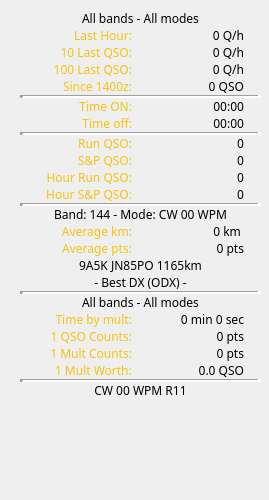
<?xml version="1.0" encoding="UTF-8"?>
<ui version="4.0">
 <class>DockWidget</class>
 <widget class="QDockWidget" name="DockWidget">
  <property name="geometry">
   <rect>
    <x>0</x>
    <y>0</y>
    <width>269</width>
    <height>500</height>
   </rect>
  </property>
  <property name="font">
   <font>
    <family>JetBrains Mono ExtraLight</family>
   </font>
  </property>
  <property name="windowTitle">
   <string>RateWindow</string>
  </property>
  <widget class="QWidget" name="dockWidgetContents">
   <property name="sizePolicy">
    <sizepolicy hsizetype="Minimum" vsizetype="Preferred">
     <horstretch>0</horstretch>
     <verstretch>0</verstretch>
    </sizepolicy>
   </property>
   <widget class="QWidget" name="verticalLayoutWidget">
    <property name="geometry">
     <rect>
      <x>20</x>
      <y>10</y>
      <width>241</width>
      <height>641</height>
     </rect>
    </property>
    <layout class="QVBoxLayout" name="verticalLayout">
     <property name="spacing">
      <number>0</number>
     </property>
     <property name="sizeConstraint">
      <enum>QLayout::SizeConstraint::SetMinimumSize</enum>
     </property>
     <item>
      <widget class="QLabel" name="selectors">
       <property name="sizePolicy">
        <sizepolicy hsizetype="Preferred" vsizetype="Minimum">
         <horstretch>0</horstretch>
         <verstretch>0</verstretch>
        </sizepolicy>
       </property>
       <property name="lineWidth">
        <number>0</number>
       </property>
       <property name="text">
        <string>All bands - All modes</string>
       </property>
       <property name="alignment">
        <set>Qt::AlignmentFlag::AlignCenter</set>
       </property>
       <property name="textInteractionFlags">
        <set>Qt::TextInteractionFlag::NoTextInteraction</set>
       </property>
      </widget>
     </item>
     <item>
      <layout class="QFormLayout" name="formLayout">
       <property name="sizeConstraint">
        <enum>QLayout::SizeConstraint::SetMinimumSize</enum>
       </property>
       <property name="labelAlignment">
        <set>Qt::AlignmentFlag::AlignRight|Qt::AlignmentFlag::AlignTrailing|Qt::AlignmentFlag::AlignVCenter</set>
       </property>
       <property name="formAlignment">
        <set>Qt::AlignmentFlag::AlignLeading|Qt::AlignmentFlag::AlignLeft|Qt::AlignmentFlag::AlignTop</set>
       </property>
       <item row="0" column="0">
        <widget class="QLabel" name="label_2">
         <property name="minimumSize">
          <size>
           <width>112</width>
           <height>0</height>
          </size>
         </property>
         <property name="palette">
          <palette>
           <active>
            <colorrole role="WindowText">
             <brush brushstyle="SolidPattern">
              <color alpha="255">
               <red>245</red>
               <green>194</green>
               <blue>17</blue>
              </color>
             </brush>
            </colorrole>
            <colorrole role="Text">
             <brush brushstyle="SolidPattern">
              <color alpha="255">
               <red>245</red>
               <green>194</green>
               <blue>17</blue>
              </color>
             </brush>
            </colorrole>
           </active>
           <inactive>
            <colorrole role="WindowText">
             <brush brushstyle="SolidPattern">
              <color alpha="255">
               <red>245</red>
               <green>194</green>
               <blue>17</blue>
              </color>
             </brush>
            </colorrole>
           </inactive>
           <disabled/>
          </palette>
         </property>
         <property name="autoFillBackground">
          <bool>false</bool>
         </property>
         <property name="text">
          <string>Last Hour:</string>
         </property>
         <property name="alignment">
          <set>Qt::AlignmentFlag::AlignRight|Qt::AlignmentFlag::AlignTrailing|Qt::AlignmentFlag::AlignVCenter</set>
         </property>
        </widget>
       </item>
       <item row="0" column="1">
        <widget class="QLabel" name="last_hour">
         <property name="minimumSize">
          <size>
           <width>0</width>
           <height>0</height>
          </size>
         </property>
         <property name="maximumSize">
          <size>
           <width>112</width>
           <height>16777215</height>
          </size>
         </property>
         <property name="text">
          <string>0 Q/h</string>
         </property>
         <property name="alignment">
          <set>Qt::AlignmentFlag::AlignRight|Qt::AlignmentFlag::AlignTrailing|Qt::AlignmentFlag::AlignVCenter</set>
         </property>
        </widget>
       </item>
       <item row="1" column="0">
        <widget class="QLabel" name="label_4">
         <property name="palette">
          <palette>
           <active>
            <colorrole role="WindowText">
             <brush brushstyle="SolidPattern">
              <color alpha="255">
               <red>245</red>
               <green>194</green>
               <blue>17</blue>
              </color>
             </brush>
            </colorrole>
           </active>
           <inactive>
            <colorrole role="WindowText">
             <brush brushstyle="SolidPattern">
              <color alpha="255">
               <red>245</red>
               <green>194</green>
               <blue>17</blue>
              </color>
             </brush>
            </colorrole>
           </inactive>
           <disabled/>
          </palette>
         </property>
         <property name="text">
          <string>10 Last QSO:</string>
         </property>
         <property name="alignment">
          <set>Qt::AlignmentFlag::AlignRight|Qt::AlignmentFlag::AlignTrailing|Qt::AlignmentFlag::AlignVCenter</set>
         </property>
        </widget>
       </item>
       <item row="1" column="1">
        <widget class="QLabel" name="ten_last_qso">
         <property name="minimumSize">
          <size>
           <width>0</width>
           <height>0</height>
          </size>
         </property>
         <property name="maximumSize">
          <size>
           <width>112</width>
           <height>16777215</height>
          </size>
         </property>
         <property name="text">
          <string>0 Q/h</string>
         </property>
         <property name="alignment">
          <set>Qt::AlignmentFlag::AlignRight|Qt::AlignmentFlag::AlignTrailing|Qt::AlignmentFlag::AlignVCenter</set>
         </property>
        </widget>
       </item>
       <item row="2" column="0">
        <widget class="QLabel" name="label_6">
         <property name="palette">
          <palette>
           <active>
            <colorrole role="WindowText">
             <brush brushstyle="SolidPattern">
              <color alpha="255">
               <red>245</red>
               <green>194</green>
               <blue>17</blue>
              </color>
             </brush>
            </colorrole>
           </active>
           <inactive>
            <colorrole role="WindowText">
             <brush brushstyle="SolidPattern">
              <color alpha="255">
               <red>245</red>
               <green>194</green>
               <blue>17</blue>
              </color>
             </brush>
            </colorrole>
           </inactive>
           <disabled/>
          </palette>
         </property>
         <property name="text">
          <string>100 Last QSO:</string>
         </property>
         <property name="alignment">
          <set>Qt::AlignmentFlag::AlignRight|Qt::AlignmentFlag::AlignTrailing|Qt::AlignmentFlag::AlignVCenter</set>
         </property>
        </widget>
       </item>
       <item row="2" column="1">
        <widget class="QLabel" name="hundred_last_qso">
         <property name="minimumSize">
          <size>
           <width>0</width>
           <height>0</height>
          </size>
         </property>
         <property name="maximumSize">
          <size>
           <width>112</width>
           <height>16777215</height>
          </size>
         </property>
         <property name="text">
          <string>0 Q/h</string>
         </property>
         <property name="alignment">
          <set>Qt::AlignmentFlag::AlignRight|Qt::AlignmentFlag::AlignTrailing|Qt::AlignmentFlag::AlignVCenter</set>
         </property>
        </widget>
       </item>
       <item row="3" column="0">
        <widget class="QLabel" name="starttime">
         <property name="palette">
          <palette>
           <active>
            <colorrole role="WindowText">
             <brush brushstyle="SolidPattern">
              <color alpha="255">
               <red>245</red>
               <green>194</green>
               <blue>17</blue>
              </color>
             </brush>
            </colorrole>
           </active>
           <inactive>
            <colorrole role="WindowText">
             <brush brushstyle="SolidPattern">
              <color alpha="255">
               <red>245</red>
               <green>194</green>
               <blue>17</blue>
              </color>
             </brush>
            </colorrole>
           </inactive>
           <disabled/>
          </palette>
         </property>
         <property name="text">
          <string>Since 1400z:</string>
         </property>
         <property name="alignment">
          <set>Qt::AlignmentFlag::AlignRight|Qt::AlignmentFlag::AlignTrailing|Qt::AlignmentFlag::AlignVCenter</set>
         </property>
        </widget>
       </item>
       <item row="3" column="1">
        <widget class="QLabel" name="since_starttime">
         <property name="minimumSize">
          <size>
           <width>0</width>
           <height>0</height>
          </size>
         </property>
         <property name="maximumSize">
          <size>
           <width>112</width>
           <height>16777215</height>
          </size>
         </property>
         <property name="text">
          <string>0 QSO</string>
         </property>
         <property name="alignment">
          <set>Qt::AlignmentFlag::AlignRight|Qt::AlignmentFlag::AlignTrailing|Qt::AlignmentFlag::AlignVCenter</set>
         </property>
        </widget>
       </item>
      </layout>
     </item>
     <item>
      <widget class="Line" name="line">
       <property name="lineWidth">
        <number>4</number>
       </property>
       <property name="orientation">
        <enum>Qt::Orientation::Horizontal</enum>
       </property>
      </widget>
     </item>
     <item>
      <layout class="QFormLayout" name="formLayout_2">
       <property name="sizeConstraint">
        <enum>QLayout::SizeConstraint::SetMinimumSize</enum>
       </property>
       <property name="labelAlignment">
        <set>Qt::AlignmentFlag::AlignRight|Qt::AlignmentFlag::AlignTrailing|Qt::AlignmentFlag::AlignVCenter</set>
       </property>
       <property name="formAlignment">
        <set>Qt::AlignmentFlag::AlignLeading|Qt::AlignmentFlag::AlignLeft|Qt::AlignmentFlag::AlignTop</set>
       </property>
       <item row="0" column="0">
        <widget class="QLabel" name="label_10">
         <property name="minimumSize">
          <size>
           <width>112</width>
           <height>0</height>
          </size>
         </property>
         <property name="palette">
          <palette>
           <active>
            <colorrole role="WindowText">
             <brush brushstyle="SolidPattern">
              <color alpha="255">
               <red>245</red>
               <green>194</green>
               <blue>17</blue>
              </color>
             </brush>
            </colorrole>
           </active>
           <inactive>
            <colorrole role="WindowText">
             <brush brushstyle="SolidPattern">
              <color alpha="255">
               <red>245</red>
               <green>194</green>
               <blue>17</blue>
              </color>
             </brush>
            </colorrole>
           </inactive>
           <disabled/>
          </palette>
         </property>
         <property name="text">
          <string>Time ON:</string>
         </property>
         <property name="alignment">
          <set>Qt::AlignmentFlag::AlignRight|Qt::AlignmentFlag::AlignTrailing|Qt::AlignmentFlag::AlignVCenter</set>
         </property>
        </widget>
       </item>
       <item row="0" column="1">
        <widget class="QLabel" name="time_on">
         <property name="maximumSize">
          <size>
           <width>112</width>
           <height>16777215</height>
          </size>
         </property>
         <property name="text">
          <string>00:00</string>
         </property>
         <property name="alignment">
          <set>Qt::AlignmentFlag::AlignRight|Qt::AlignmentFlag::AlignTrailing|Qt::AlignmentFlag::AlignVCenter</set>
         </property>
        </widget>
       </item>
       <item row="1" column="0">
        <widget class="QLabel" name="label_12">
         <property name="palette">
          <palette>
           <active>
            <colorrole role="WindowText">
             <brush brushstyle="SolidPattern">
              <color alpha="255">
               <red>245</red>
               <green>194</green>
               <blue>17</blue>
              </color>
             </brush>
            </colorrole>
           </active>
           <inactive>
            <colorrole role="WindowText">
             <brush brushstyle="SolidPattern">
              <color alpha="255">
               <red>245</red>
               <green>194</green>
               <blue>17</blue>
              </color>
             </brush>
            </colorrole>
           </inactive>
           <disabled/>
          </palette>
         </property>
         <property name="text">
          <string>Time off:</string>
         </property>
         <property name="alignment">
          <set>Qt::AlignmentFlag::AlignRight|Qt::AlignmentFlag::AlignTrailing|Qt::AlignmentFlag::AlignVCenter</set>
         </property>
        </widget>
       </item>
       <item row="1" column="1">
        <widget class="QLabel" name="time_off">
         <property name="maximumSize">
          <size>
           <width>112</width>
           <height>16777215</height>
          </size>
         </property>
         <property name="text">
          <string>00:00</string>
         </property>
         <property name="alignment">
          <set>Qt::AlignmentFlag::AlignRight|Qt::AlignmentFlag::AlignTrailing|Qt::AlignmentFlag::AlignVCenter</set>
         </property>
        </widget>
       </item>
      </layout>
     </item>
     <item>
      <widget class="Line" name="line_2">
       <property name="lineWidth">
        <number>4</number>
       </property>
       <property name="midLineWidth">
        <number>0</number>
       </property>
       <property name="orientation">
        <enum>Qt::Orientation::Horizontal</enum>
       </property>
      </widget>
     </item>
     <item>
      <layout class="QFormLayout" name="formLayout_3">
       <property name="sizeConstraint">
        <enum>QLayout::SizeConstraint::SetMinimumSize</enum>
       </property>
       <property name="labelAlignment">
        <set>Qt::AlignmentFlag::AlignRight|Qt::AlignmentFlag::AlignTrailing|Qt::AlignmentFlag::AlignVCenter</set>
       </property>
       <property name="formAlignment">
        <set>Qt::AlignmentFlag::AlignLeading|Qt::AlignmentFlag::AlignLeft|Qt::AlignmentFlag::AlignTop</set>
       </property>
       <item row="0" column="0">
        <widget class="QLabel" name="label_14">
         <property name="minimumSize">
          <size>
           <width>112</width>
           <height>0</height>
          </size>
         </property>
         <property name="palette">
          <palette>
           <active>
            <colorrole role="WindowText">
             <brush brushstyle="SolidPattern">
              <color alpha="255">
               <red>245</red>
               <green>194</green>
               <blue>17</blue>
              </color>
             </brush>
            </colorrole>
           </active>
           <inactive>
            <colorrole role="WindowText">
             <brush brushstyle="SolidPattern">
              <color alpha="255">
               <red>245</red>
               <green>194</green>
               <blue>17</blue>
              </color>
             </brush>
            </colorrole>
           </inactive>
           <disabled/>
          </palette>
         </property>
         <property name="text">
          <string>Run QSO:</string>
         </property>
         <property name="alignment">
          <set>Qt::AlignmentFlag::AlignRight|Qt::AlignmentFlag::AlignTrailing|Qt::AlignmentFlag::AlignVCenter</set>
         </property>
        </widget>
       </item>
       <item row="0" column="1">
        <widget class="QLabel" name="run_qso">
         <property name="maximumSize">
          <size>
           <width>112</width>
           <height>16777215</height>
          </size>
         </property>
         <property name="text">
          <string>0</string>
         </property>
         <property name="alignment">
          <set>Qt::AlignmentFlag::AlignRight|Qt::AlignmentFlag::AlignTrailing|Qt::AlignmentFlag::AlignVCenter</set>
         </property>
        </widget>
       </item>
       <item row="1" column="0">
        <widget class="QLabel" name="label_16">
         <property name="palette">
          <palette>
           <active>
            <colorrole role="WindowText">
             <brush brushstyle="SolidPattern">
              <color alpha="255">
               <red>245</red>
               <green>194</green>
               <blue>17</blue>
              </color>
             </brush>
            </colorrole>
           </active>
           <inactive>
            <colorrole role="WindowText">
             <brush brushstyle="SolidPattern">
              <color alpha="255">
               <red>245</red>
               <green>194</green>
               <blue>17</blue>
              </color>
             </brush>
            </colorrole>
           </inactive>
           <disabled/>
          </palette>
         </property>
         <property name="text">
          <string>S&amp;P QSO:</string>
         </property>
         <property name="alignment">
          <set>Qt::AlignmentFlag::AlignRight|Qt::AlignmentFlag::AlignTrailing|Qt::AlignmentFlag::AlignVCenter</set>
         </property>
        </widget>
       </item>
       <item row="1" column="1">
        <widget class="QLabel" name="sandp_qso">
         <property name="maximumSize">
          <size>
           <width>112</width>
           <height>16777215</height>
          </size>
         </property>
         <property name="text">
          <string>0</string>
         </property>
         <property name="alignment">
          <set>Qt::AlignmentFlag::AlignRight|Qt::AlignmentFlag::AlignTrailing|Qt::AlignmentFlag::AlignVCenter</set>
         </property>
        </widget>
       </item>
       <item row="2" column="0">
        <widget class="QLabel" name="label_18">
         <property name="palette">
          <palette>
           <active>
            <colorrole role="WindowText">
             <brush brushstyle="SolidPattern">
              <color alpha="255">
               <red>245</red>
               <green>194</green>
               <blue>17</blue>
              </color>
             </brush>
            </colorrole>
           </active>
           <inactive>
            <colorrole role="WindowText">
             <brush brushstyle="SolidPattern">
              <color alpha="255">
               <red>245</red>
               <green>194</green>
               <blue>17</blue>
              </color>
             </brush>
            </colorrole>
           </inactive>
           <disabled/>
          </palette>
         </property>
         <property name="text">
          <string>Hour Run QSO:</string>
         </property>
         <property name="alignment">
          <set>Qt::AlignmentFlag::AlignRight|Qt::AlignmentFlag::AlignTrailing|Qt::AlignmentFlag::AlignVCenter</set>
         </property>
        </widget>
       </item>
       <item row="2" column="1">
        <widget class="QLabel" name="hour_run_qso">
         <property name="maximumSize">
          <size>
           <width>112</width>
           <height>16777215</height>
          </size>
         </property>
         <property name="text">
          <string>0</string>
         </property>
         <property name="alignment">
          <set>Qt::AlignmentFlag::AlignRight|Qt::AlignmentFlag::AlignTrailing|Qt::AlignmentFlag::AlignVCenter</set>
         </property>
        </widget>
       </item>
       <item row="3" column="0">
        <widget class="QLabel" name="label_17">
         <property name="palette">
          <palette>
           <active>
            <colorrole role="WindowText">
             <brush brushstyle="SolidPattern">
              <color alpha="255">
               <red>245</red>
               <green>194</green>
               <blue>17</blue>
              </color>
             </brush>
            </colorrole>
           </active>
           <inactive>
            <colorrole role="WindowText">
             <brush brushstyle="SolidPattern">
              <color alpha="255">
               <red>245</red>
               <green>194</green>
               <blue>17</blue>
              </color>
             </brush>
            </colorrole>
           </inactive>
           <disabled/>
          </palette>
         </property>
         <property name="text">
          <string>Hour S&amp;P QSO:</string>
         </property>
         <property name="alignment">
          <set>Qt::AlignmentFlag::AlignRight|Qt::AlignmentFlag::AlignTrailing|Qt::AlignmentFlag::AlignVCenter</set>
         </property>
        </widget>
       </item>
       <item row="3" column="1">
        <widget class="QLabel" name="hour_sandp_qso">
         <property name="maximumSize">
          <size>
           <width>112</width>
           <height>16777215</height>
          </size>
         </property>
         <property name="text">
          <string>0</string>
         </property>
         <property name="alignment">
          <set>Qt::AlignmentFlag::AlignRight|Qt::AlignmentFlag::AlignTrailing|Qt::AlignmentFlag::AlignVCenter</set>
         </property>
        </widget>
       </item>
      </layout>
     </item>
     <item>
      <widget class="Line" name="line_4">
       <property name="lineWidth">
        <number>4</number>
       </property>
       <property name="orientation">
        <enum>Qt::Orientation::Horizontal</enum>
       </property>
      </widget>
     </item>
     <item>
      <widget class="QLabel" name="band_mode">
       <property name="text">
        <string>Band: 144 - Mode: CW 00 WPM</string>
       </property>
       <property name="alignment">
        <set>Qt::AlignmentFlag::AlignCenter</set>
       </property>
      </widget>
     </item>
     <item>
      <layout class="QFormLayout" name="formLayout_4">
       <property name="sizeConstraint">
        <enum>QLayout::SizeConstraint::SetMinimumSize</enum>
       </property>
       <property name="labelAlignment">
        <set>Qt::AlignmentFlag::AlignRight|Qt::AlignmentFlag::AlignTrailing|Qt::AlignmentFlag::AlignVCenter</set>
       </property>
       <property name="formAlignment">
        <set>Qt::AlignmentFlag::AlignLeading|Qt::AlignmentFlag::AlignLeft|Qt::AlignmentFlag::AlignTop</set>
       </property>
       <property name="topMargin">
        <number>0</number>
       </property>
       <property name="bottomMargin">
        <number>0</number>
       </property>
       <item row="0" column="0">
        <widget class="QLabel" name="label_23">
         <property name="minimumSize">
          <size>
           <width>112</width>
           <height>0</height>
          </size>
         </property>
         <property name="palette">
          <palette>
           <active>
            <colorrole role="WindowText">
             <brush brushstyle="SolidPattern">
              <color alpha="255">
               <red>245</red>
               <green>194</green>
               <blue>17</blue>
              </color>
             </brush>
            </colorrole>
           </active>
           <inactive>
            <colorrole role="WindowText">
             <brush brushstyle="SolidPattern">
              <color alpha="255">
               <red>245</red>
               <green>194</green>
               <blue>17</blue>
              </color>
             </brush>
            </colorrole>
           </inactive>
           <disabled/>
          </palette>
         </property>
         <property name="text">
          <string>Average km:</string>
         </property>
         <property name="alignment">
          <set>Qt::AlignmentFlag::AlignRight|Qt::AlignmentFlag::AlignTrailing|Qt::AlignmentFlag::AlignVCenter</set>
         </property>
        </widget>
       </item>
       <item row="0" column="1">
        <widget class="QLabel" name="avg_km">
         <property name="maximumSize">
          <size>
           <width>112</width>
           <height>16777215</height>
          </size>
         </property>
         <property name="text">
          <string>0 km </string>
         </property>
         <property name="alignment">
          <set>Qt::AlignmentFlag::AlignRight|Qt::AlignmentFlag::AlignTrailing|Qt::AlignmentFlag::AlignVCenter</set>
         </property>
        </widget>
       </item>
       <item row="1" column="0">
        <widget class="QLabel" name="label_25">
         <property name="palette">
          <palette>
           <active>
            <colorrole role="WindowText">
             <brush brushstyle="SolidPattern">
              <color alpha="255">
               <red>245</red>
               <green>194</green>
               <blue>17</blue>
              </color>
             </brush>
            </colorrole>
           </active>
           <inactive>
            <colorrole role="WindowText">
             <brush brushstyle="SolidPattern">
              <color alpha="255">
               <red>245</red>
               <green>194</green>
               <blue>17</blue>
              </color>
             </brush>
            </colorrole>
           </inactive>
           <disabled/>
          </palette>
         </property>
         <property name="text">
          <string>Average pts:</string>
         </property>
         <property name="alignment">
          <set>Qt::AlignmentFlag::AlignRight|Qt::AlignmentFlag::AlignTrailing|Qt::AlignmentFlag::AlignVCenter</set>
         </property>
        </widget>
       </item>
       <item row="1" column="1">
        <widget class="QLabel" name="avg_pts">
         <property name="maximumSize">
          <size>
           <width>112</width>
           <height>16777215</height>
          </size>
         </property>
         <property name="text">
          <string>0 pts</string>
         </property>
         <property name="alignment">
          <set>Qt::AlignmentFlag::AlignRight|Qt::AlignmentFlag::AlignTrailing|Qt::AlignmentFlag::AlignVCenter</set>
         </property>
        </widget>
       </item>
      </layout>
     </item>
     <item>
      <widget class="QLabel" name="best_dx">
       <property name="text">
        <string>9A5K JN85PO 1165km</string>
       </property>
       <property name="alignment">
        <set>Qt::AlignmentFlag::AlignCenter</set>
       </property>
      </widget>
     </item>
     <item>
      <widget class="QLabel" name="label_26">
       <property name="text">
        <string>- Best DX (ODX) -</string>
       </property>
       <property name="alignment">
        <set>Qt::AlignmentFlag::AlignCenter</set>
       </property>
      </widget>
     </item>
     <item>
      <widget class="Line" name="line_5">
       <property name="lineWidth">
        <number>4</number>
       </property>
       <property name="orientation">
        <enum>Qt::Orientation::Horizontal</enum>
       </property>
      </widget>
     </item>
     <item>
      <widget class="QLabel" name="label_29">
       <property name="text">
        <string>All bands - All modes</string>
       </property>
       <property name="alignment">
        <set>Qt::AlignmentFlag::AlignCenter</set>
       </property>
      </widget>
     </item>
     <item>
      <layout class="QFormLayout" name="formLayout_5">
       <property name="sizeConstraint">
        <enum>QLayout::SizeConstraint::SetMinimumSize</enum>
       </property>
       <property name="labelAlignment">
        <set>Qt::AlignmentFlag::AlignRight|Qt::AlignmentFlag::AlignTrailing|Qt::AlignmentFlag::AlignVCenter</set>
       </property>
       <property name="formAlignment">
        <set>Qt::AlignmentFlag::AlignLeading|Qt::AlignmentFlag::AlignLeft|Qt::AlignmentFlag::AlignTop</set>
       </property>
       <property name="topMargin">
        <number>0</number>
       </property>
       <property name="bottomMargin">
        <number>0</number>
       </property>
       <item row="0" column="0">
        <widget class="QLabel" name="label_30">
         <property name="minimumSize">
          <size>
           <width>112</width>
           <height>0</height>
          </size>
         </property>
         <property name="palette">
          <palette>
           <active>
            <colorrole role="WindowText">
             <brush brushstyle="SolidPattern">
              <color alpha="255">
               <red>245</red>
               <green>194</green>
               <blue>17</blue>
              </color>
             </brush>
            </colorrole>
           </active>
           <inactive>
            <colorrole role="WindowText">
             <brush brushstyle="SolidPattern">
              <color alpha="255">
               <red>245</red>
               <green>194</green>
               <blue>17</blue>
              </color>
             </brush>
            </colorrole>
           </inactive>
           <disabled/>
          </palette>
         </property>
         <property name="text">
          <string>Time by mult:</string>
         </property>
         <property name="alignment">
          <set>Qt::AlignmentFlag::AlignRight|Qt::AlignmentFlag::AlignTrailing|Qt::AlignmentFlag::AlignVCenter</set>
         </property>
        </widget>
       </item>
       <item row="0" column="1">
        <widget class="QLabel" name="time_by_mult">
         <property name="minimumSize">
          <size>
           <width>112</width>
           <height>0</height>
          </size>
         </property>
         <property name="maximumSize">
          <size>
           <width>112</width>
           <height>16777215</height>
          </size>
         </property>
         <property name="text">
          <string>0 min 0 sec</string>
         </property>
         <property name="alignment">
          <set>Qt::AlignmentFlag::AlignRight|Qt::AlignmentFlag::AlignTrailing|Qt::AlignmentFlag::AlignVCenter</set>
         </property>
        </widget>
       </item>
       <item row="1" column="0">
        <widget class="QLabel" name="label_32">
         <property name="palette">
          <palette>
           <active>
            <colorrole role="WindowText">
             <brush brushstyle="SolidPattern">
              <color alpha="255">
               <red>245</red>
               <green>194</green>
               <blue>17</blue>
              </color>
             </brush>
            </colorrole>
           </active>
           <inactive>
            <colorrole role="WindowText">
             <brush brushstyle="SolidPattern">
              <color alpha="255">
               <red>245</red>
               <green>194</green>
               <blue>17</blue>
              </color>
             </brush>
            </colorrole>
           </inactive>
           <disabled/>
          </palette>
         </property>
         <property name="text">
          <string>1 QSO Counts:</string>
         </property>
         <property name="alignment">
          <set>Qt::AlignmentFlag::AlignRight|Qt::AlignmentFlag::AlignTrailing|Qt::AlignmentFlag::AlignVCenter</set>
         </property>
        </widget>
       </item>
       <item row="1" column="1">
        <widget class="QLabel" name="qso_counts">
         <property name="maximumSize">
          <size>
           <width>112</width>
           <height>16777215</height>
          </size>
         </property>
         <property name="text">
          <string>0 pts</string>
         </property>
         <property name="alignment">
          <set>Qt::AlignmentFlag::AlignRight|Qt::AlignmentFlag::AlignTrailing|Qt::AlignmentFlag::AlignVCenter</set>
         </property>
        </widget>
       </item>
       <item row="2" column="0">
        <widget class="QLabel" name="label_34">
         <property name="palette">
          <palette>
           <active>
            <colorrole role="WindowText">
             <brush brushstyle="SolidPattern">
              <color alpha="255">
               <red>245</red>
               <green>194</green>
               <blue>17</blue>
              </color>
             </brush>
            </colorrole>
           </active>
           <inactive>
            <colorrole role="WindowText">
             <brush brushstyle="SolidPattern">
              <color alpha="255">
               <red>245</red>
               <green>194</green>
               <blue>17</blue>
              </color>
             </brush>
            </colorrole>
           </inactive>
           <disabled/>
          </palette>
         </property>
         <property name="text">
          <string>1 Mult Counts:</string>
         </property>
         <property name="alignment">
          <set>Qt::AlignmentFlag::AlignRight|Qt::AlignmentFlag::AlignTrailing|Qt::AlignmentFlag::AlignVCenter</set>
         </property>
        </widget>
       </item>
       <item row="3" column="0">
        <widget class="QLabel" name="label_35">
         <property name="palette">
          <palette>
           <active>
            <colorrole role="WindowText">
             <brush brushstyle="SolidPattern">
              <color alpha="255">
               <red>245</red>
               <green>194</green>
               <blue>17</blue>
              </color>
             </brush>
            </colorrole>
           </active>
           <inactive>
            <colorrole role="WindowText">
             <brush brushstyle="SolidPattern">
              <color alpha="255">
               <red>245</red>
               <green>194</green>
               <blue>17</blue>
              </color>
             </brush>
            </colorrole>
           </inactive>
           <disabled/>
          </palette>
         </property>
         <property name="text">
          <string>1 Mult Worth:</string>
         </property>
         <property name="alignment">
          <set>Qt::AlignmentFlag::AlignLeading|Qt::AlignmentFlag::AlignLeft|Qt::AlignmentFlag::AlignVCenter</set>
         </property>
        </widget>
       </item>
       <item row="2" column="1">
        <widget class="QLabel" name="mult_counts">
         <property name="maximumSize">
          <size>
           <width>112</width>
           <height>16777215</height>
          </size>
         </property>
         <property name="text">
          <string>0 pts</string>
         </property>
         <property name="alignment">
          <set>Qt::AlignmentFlag::AlignRight|Qt::AlignmentFlag::AlignTrailing|Qt::AlignmentFlag::AlignVCenter</set>
         </property>
        </widget>
       </item>
       <item row="3" column="1">
        <widget class="QLabel" name="mult_worth">
         <property name="maximumSize">
          <size>
           <width>112</width>
           <height>16777215</height>
          </size>
         </property>
         <property name="text">
          <string>0.0 QSO</string>
         </property>
         <property name="alignment">
          <set>Qt::AlignmentFlag::AlignRight|Qt::AlignmentFlag::AlignTrailing|Qt::AlignmentFlag::AlignVCenter</set>
         </property>
        </widget>
       </item>
      </layout>
     </item>
     <item>
      <widget class="Line" name="line_6">
       <property name="lineWidth">
        <number>4</number>
       </property>
       <property name="orientation">
        <enum>Qt::Orientation::Horizontal</enum>
       </property>
      </widget>
     </item>
     <item>
      <widget class="QLabel" name="label_38">
       <property name="text">
        <string>CW 00 WPM	R11</string>
       </property>
       <property name="alignment">
        <set>Qt::AlignmentFlag::AlignCenter</set>
       </property>
      </widget>
     </item>
     <item>
      <spacer name="verticalSpacer">
       <property name="orientation">
        <enum>Qt::Orientation::Vertical</enum>
       </property>
       <property name="sizeHint" stdset="0">
        <size>
         <width>20</width>
         <height>40</height>
        </size>
       </property>
      </spacer>
     </item>
    </layout>
   </widget>
  </widget>
 </widget>
 <resources/>
 <connections/>
</ui>
